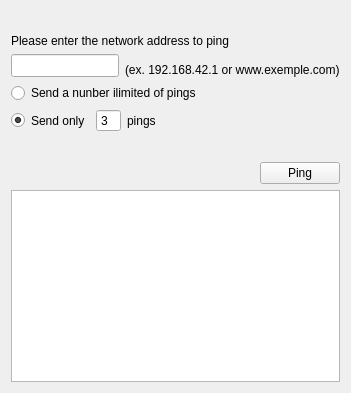
     <widget class="QWidget" name="tab_ping">
      <attribute name="title">
       <string>PIng</string>
      </attribute>
      <layout class="QVBoxLayout" name="verticalLayout_3">
       <property name="topMargin">
        <number>34</number>
       </property>
       <item>
        <widget class="QWidget" name="widget_3" native="true">
         <property name="minimumSize">
          <size>
           <width>0</width>
           <height>150</height>
          </size>
         </property>
         <property name="maximumSize">
          <size>
           <width>16777215</width>
           <height>150</height>
          </size>
         </property>
         <layout class="QVBoxLayout" name="verticalLayout_9">
          <property name="leftMargin">
           <number>0</number>
          </property>
          <property name="topMargin">
           <number>0</number>
          </property>
          <property name="rightMargin">
           <number>0</number>
          </property>
          <property name="bottomMargin">
           <number>0</number>
          </property>
          <item>
           <widget class="QLabel" name="label">
            <property name="sizePolicy">
             <sizepolicy hsizetype="Preferred" vsizetype="Preferred">
              <horstretch>0</horstretch>
              <verstretch>0</verstretch>
             </sizepolicy>
            </property>
            <property name="text">
             <string>Please enter the network address to ping</string>
            </property>
           </widget>
          </item>
          <item>
           <layout class="QHBoxLayout" name="horizontalLayout">
            <property name="spacing">
             <number>6</number>
            </property>
            <item>
             <widget class="QLineEdit" name="ping_address_lineedit">
              <property name="sizePolicy">
               <sizepolicy hsizetype="Expanding" vsizetype="Preferred">
                <horstretch>0</horstretch>
                <verstretch>0</verstretch>
               </sizepolicy>
              </property>
             </widget>
            </item>
            <item>
             <widget class="QLabel" name="label_2">
              <property name="sizePolicy">
               <sizepolicy hsizetype="Preferred" vsizetype="Preferred">
                <horstretch>0</horstretch>
                <verstretch>0</verstretch>
               </sizepolicy>
              </property>
              <property name="text">
               <string>&lt;html&gt;&lt;head/&gt;&lt;body&gt;&lt;p&gt;&lt;span style=&quot; font-size:14pt; vertical-align:sub;&quot;&gt;(ex. 192.168.42.1 or www.exemple.com)&lt;/span&gt;&lt;/p&gt;&lt;/body&gt;&lt;/html&gt;</string>
              </property>
             </widget>
            </item>
           </layout>
          </item>
          <item>
           <widget class="QRadioButton" name="ping_ilimited_radionutton">
            <property name="sizePolicy">
             <sizepolicy hsizetype="Minimum" vsizetype="Preferred">
              <horstretch>0</horstretch>
              <verstretch>0</verstretch>
             </sizepolicy>
            </property>
            <property name="text">
             <string>Send a nunber ilimited of pings</string>
            </property>
            <attribute name="buttonGroup">
             <string notr="true">button_group_ping</string>
            </attribute>
           </widget>
          </item>
          <item>
           <layout class="QHBoxLayout" name="horizontalLayout_2">
            <item>
             <widget class="QRadioButton" name="ping_send_only_radiobutton">
              <property name="sizePolicy">
               <sizepolicy hsizetype="Fixed" vsizetype="Preferred">
                <horstretch>0</horstretch>
                <verstretch>0</verstretch>
               </sizepolicy>
              </property>
              <property name="text">
               <string>Send only</string>
              </property>
              <property name="checked">
               <bool>true</bool>
              </property>
              <attribute name="buttonGroup">
               <string notr="true">button_group_ping</string>
              </attribute>
             </widget>
            </item>
            <item>
             <widget class="QSpinBox" name="ping_number_of_packet_spiner">
              <property name="enabled">
               <bool>true</bool>
              </property>
              <property name="sizePolicy">
               <sizepolicy hsizetype="Fixed" vsizetype="Preferred">
                <horstretch>0</horstretch>
                <verstretch>0</verstretch>
               </sizepolicy>
              </property>
              <property name="frame">
               <bool>true</bool>
              </property>
              <property name="buttonSymbols">
               <enum>QAbstractSpinBox::NoButtons</enum>
              </property>
              <property name="minimum">
               <number>1</number>
              </property>
              <property name="value">
               <number>3</number>
              </property>
             </widget>
            </item>
            <item>
             <widget class="QLabel" name="label_3">
              <property name="enabled">
               <bool>true</bool>
              </property>
              <property name="sizePolicy">
               <sizepolicy hsizetype="Preferred" vsizetype="Preferred">
                <horstretch>0</horstretch>
                <verstretch>0</verstretch>
               </sizepolicy>
              </property>
              <property name="text">
               <string>pings</string>
              </property>
             </widget>
            </item>
           </layout>
          </item>
          <item>
           <spacer name="verticalSpacer_3">
            <property name="orientation">
             <enum>Qt::Vertical</enum>
            </property>
            <property name="sizeHint" stdset="0">
             <size>
              <width>20</width>
              <height>40</height>
             </size>
            </property>
           </spacer>
          </item>
          <item alignment="Qt::AlignRight">
           <widget class="QPushButton" name="ping_button">
            <property name="sizePolicy">
             <sizepolicy hsizetype="Minimum" vsizetype="Preferred">
              <horstretch>0</horstretch>
              <verstretch>0</verstretch>
             </sizepolicy>
            </property>
            <property name="text">
             <string>Ping</string>
            </property>
           </widget>
          </item>
         </layout>
        </widget>
       </item>
       <item>
        <widget class="QTextBrowser" name="ping_text_browser">
         <property name="font">
          <font>
           <family>Monospace</family>
          </font>
         </property>
         <property name="lineWrapMode">
          <enum>QTextEdit::NoWrap</enum>
         </property>
        </widget>
       </item>
      </layout>
     </widget>
